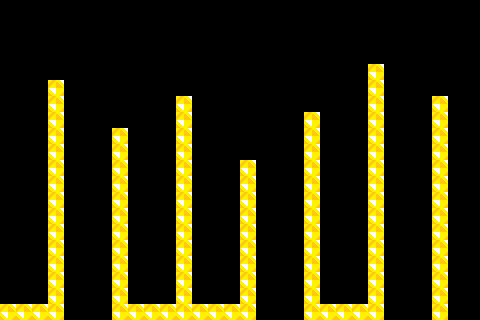

Tiled map render using the project's own tile images. Description and the map definition, with tile-layer contents summarised, below:
An orthogonal 30x20 tile map with 16x16 px tiles, 2 tile layers (bricks, solidbricks), 3 tilesets and 18 objects (6x PowerUpSpawnPoint, 3x StarInGameCurrency, 3x runningChaserEnemySpawnPoint, 2x skeletonWhaleSpawnPoint, SpawnPoint, ...).

<map version="1.0" orientation="orthogonal" width="30" height="20" tilewidth="16" tileheight="16">
 <tileset firstgid="1" name="TileSetTemplate" tilewidth="16" tileheight="16">
  <image source="TileSetTemplate.png" width="64" height="64" />
 </tileset>
 <tileset firstgid="17" name="TileSetTemplateSolid" tilewidth="16" tileheight="16">
  <image source="TileSetTemplateSolid.png" width="64" height="64" />
 </tileset>
 <tileset firstgid="33" name="Tile M (1)" tilewidth="16" tileheight="16">
  <image source="Tile M (1).png" width="16" height="16" />
 </tileset>
 <layer name="bricks" width="30" height="20">
  <data>[600 cells, 0 non-empty, 0 distinct tile ids]</data>
 </layer>
 <layer name="solidbricks" width="30" height="20">
  <data>[600 cells, 106 non-empty, 1 distinct tile ids]</data>
 </layer>
 <objectgroup name="Objects" width="30" height="20">
  <object x="441" y="107" height="1" />
  <object name="SpawnPoint" x="121" y="115">
   <properties>
    <property name="SpawnPoint" value="1" />
   </properties>
  </object>
  <object name="TimeBomb" x="312" y="44">
   <properties>
    <property name="TimeBomb" value="1" />
   </properties>
  </object>
  <object name="StarInGameCurrency" x="282" y="295">
   <properties>
    <property name="StarInGameCurrency" value="1" />
   </properties>
  </object>
  <object name="StarInGameCurrency" x="88" y="296">
   <properties>
    <property name="StarInGameCurrency" value="1" />
   </properties>
  </object>
  <object name="StarInGameCurrency" x="409" y="293">
   <properties>
    <property name="StarInGameCurrency" value="1" />
   </properties>
  </object>
  <object name="skeletonWhaleSpawnPoint" x="454" y="18">
   <properties>
    <property name="skeletonWhaleSpawnPoint" value="1" />
   </properties>
  </object>
  <object name="runningChaserEnemySpawnPoint" x="151" y="288">
   <properties>
    <property name="WalkRightFirst" value="YES" />
    <property name="runningChaserEnemySpawnPoint" value="1" />
   </properties>
  </object>
  <object name="runningChaserEnemySpawnPoint" x="216" y="286">
   <properties>
    <property name="WalkRightFirst" value="NO" />
    <property name="runningChaserEnemySpawnPoint" value="1" />
   </properties>
  </object>
  <object name="runningChaserEnemySpawnPoint" x="346" y="288">
   <properties>
    <property name="WalkRightFirst" value="YES" />
    <property name="runningChaserEnemySpawnPoint" value="1" />
   </properties>
  </object>
  <object name="PowerUpSpawnPoint" x="250" y="102">
   <properties>
    <property name="PowerUpSpawnPoint" value="3" />
   </properties>
  </object>
  <object name="PowerUpSpawnPoint" x="251" y="85">
   <properties>
    <property name="PowerUpSpawnPoint" value="2" />
   </properties>
  </object>
  <object name="PowerUpSpawnPoint" x="186" y="25">
   <properties>
    <property name="PowerUpSpawnPoint" value="0" />
   </properties>
  </object>
  <object name="PowerUpSpawnPoint" x="186" y="43">
   <properties>
    <property name="PowerUpSpawnPoint" value="1" />
   </properties>
  </object>
  <object name="PowerUpSpawnPoint" x="377" y="13">
   <properties>
    <property name="PowerUpSpawnPoint" value="4" />
   </properties>
  </object>
  <object name="PowerUpSpawnPoint" x="377" y="31">
   <properties>
    <property name="PowerUpSpawnPoint" value="5" />
   </properties>
  </object>
  <object name="ExitDoor" x="25" y="275">
   <properties>
    <property name="ExitDoor" value="1" />
   </properties>
  </object>
  <object name="skeletonWhaleSpawnPoint" x="461" y="291">
   <properties>
    <property name="skeletonWhaleSpawnPoint" value="1" />
   </properties>
  </object>
 </objectgroup>
</map>
